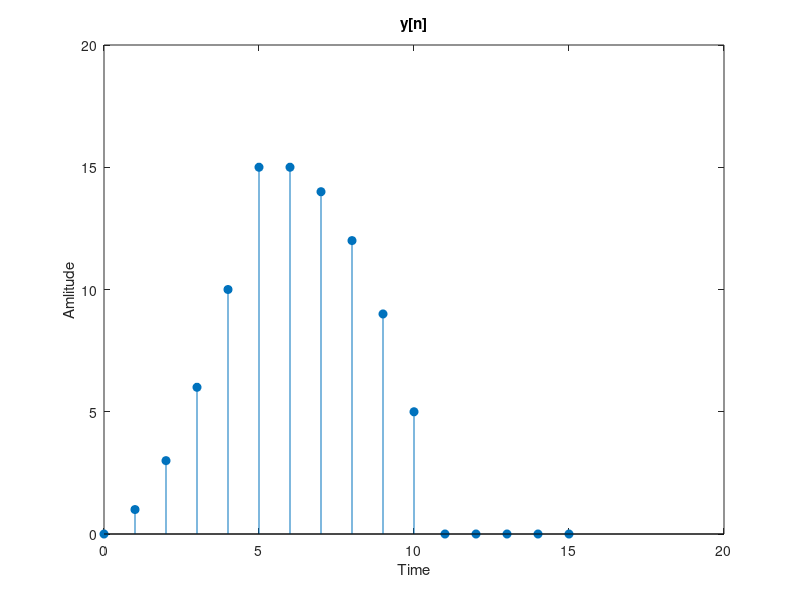

MATLAB code to generate this figure:
x=[0:5];
u1=zeros(1,5);
u2=ones(size(x));
u=[u2 ,u1];
y=conv(x,u);
n=[0:length(y)-1];
stem(n,y,'filled')
ylabel("Amlitude")
xlabel("Time")
title('y[n]')
